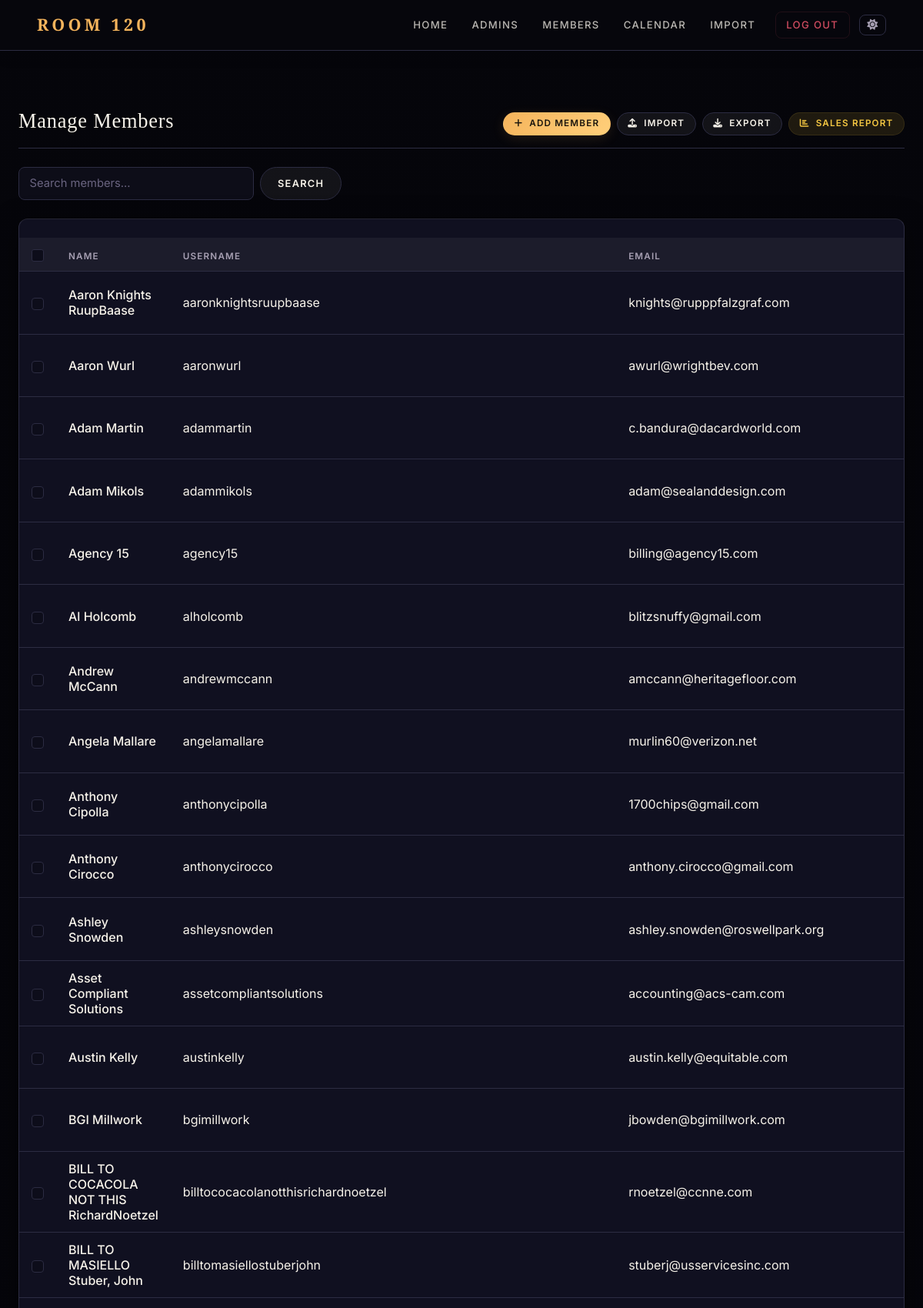
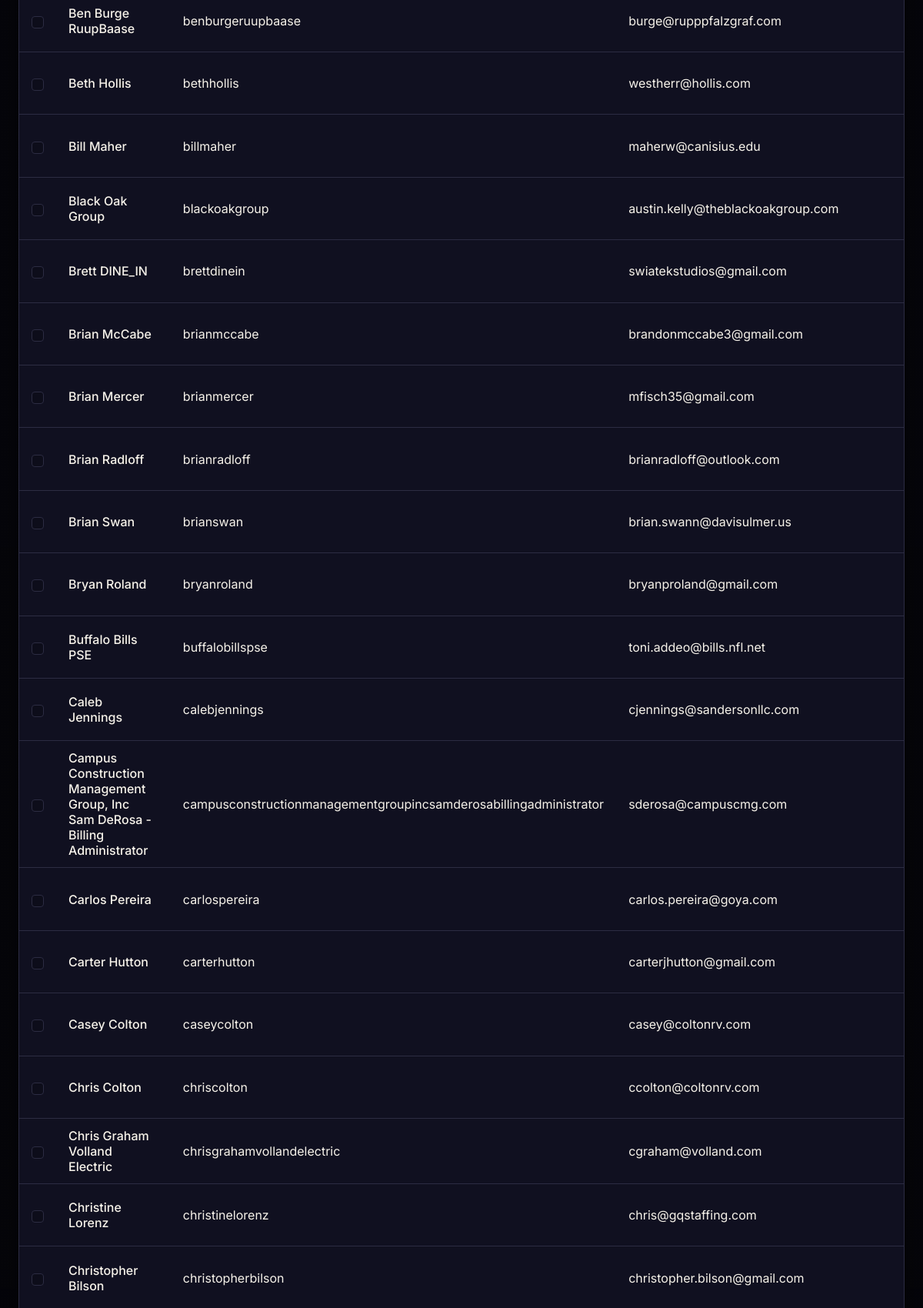
/manage-members (signed in, upper part), run on the app's committed database (2 pictures, top to bottom).
### app.py (models this page shows, shortened)
class User(db.Model):
    id = db.Column(db.Integer, primary_key=True)
    username = db.Column(db.String(100), unique=True, nullable=False)
    password = db.Column(db.String(200), nullable=False)
    role = db.Column(db.String(10), nullable=False)
    first_name = db.Column(db.String(100))
    last_name = db.Column(db.String(100))
    email = db.Column(db.String(100))
    phone = db.Column(db.String(20))
    member_number = db.Column(db.String(100))
    active = db.Column(db.Boolean, default=True)
    membership_type = db.Column(db.String(20), default='single')
    staff_role_id = db.Column(db.Integer, db.ForeignKey('staff_role.id'), nullable=True)
    staff_role    = db.relationship('StaffRole', back_populates='users', foreign_keys=[staff_role_id])
    created_at         = db.Column(db.DateTime, default=datetime.utcnow)
    favorite_drink     = db.Column(db.String(200))
    seating_preference = db.Column(db.String(200))
    allergies          = db.Column(db.String(500))
    preferences_notes  = db.Column(db.Text)
    amount_spent = db.Column(db.Float, default=0.0)
    amount_owed = db.Column(db.Float, default=0.0)
    tax_owed = db.Column(db.Float, default=0.0)
    tax_paid = db.Column(db.Float, default=0.0)
    gratuity_owed = db.Column(db.Float, default=0.0)
    gratuity_paid = db.Column(db.Float, default=0.0)
    minimum_adjustment = db.Column(db.Float, default=0.0)
    invoices = db.relationship('Invoice', back_populates='member', cascade='all, delete-orphan')
    reservations = db.relationship('Reservation', back_populates='user', cascade='all, delete-orphan')
    notes_received = db.relationship('Note', foreign_keys='Note.member_id', back_populates='member', cascade='all, delete-orphan')
    notes_written = db.relationship('Note', foreign_keys='Note.author_id', back_populates='author', cascade='all, delete-orphan')
    orders = db.relationship('Order', back_populates='user', cascade='all, delete-orphan')

### app.py (the view)
@app.route('/manage-members')
def manage_members():
    if not authorized('view_members'):
        return redirect(url_for('home'))
    search_term = request.args.get('search', '').strip()
    if search_term:
        members = User.query.filter(
            User.role == 'member',
            (User.first_name.ilike(f'%{search_term}%')) |
            (User.last_name.ilike(f'%{search_term}%')) |
            (User.username.ilike(f'%{search_term}%'))
        ).order_by(User.first_name, User.last_name).all()
    else:
        members = User.query.filter_by(role='member').order_by(User.first_name, User.last_name).all()
    return render_template('manage_members.html', members=members, search_term=search_term)

### app.py (called while the page is built)
@app.before_request
def enable_foreign_keys():
    db.session.execute(text('PRAGMA foreign_keys = ON'))

@app.context_processor
def inject_globals():
    user = None
    if session.get('user_id'):
        user = User.query.get(session.get('user_id'))
    try:
        all_types = MembershipType.query.order_by(MembershipType.sort_order, MembershipType.display_name).all()
    except Exception:
        all_types = []
    type_map = {t.name: t for t in all_types}
    active_types = [t for t in all_types if t.is_active]
    return dict(
        current_user=user,
        membership_types=active_types,
        all_membership_types=all_types,
        membership_type_map=type_map,
    )

def authorized(*perms):
    role = session.get('role')
    if role == 'admin':
        return True
    if role == 'staff':
        user_perms = set(session.get('permissions', []))
        return all(p in user_perms for p in perms)
    return False

### templates/manage_members.html (shortened to what this page needs)
﻿﻿{% extends 'base.html' %}
{% block content %}
<div class="container-fluid mt-4 px-4">
  <div class="page-header d-flex justify-content-between align-items-end flex-wrap gap-3">
    <div>
      <h2>Manage Members</h2>
    </div>
    <div class="d-flex gap-2 flex-wrap">
      <a href="{{ url_for('add_member_page') }}" class="btn btn-primary btn-sm">
        <i class="fas fa-plus me-1"></i> Add Member
      </a>
      <a href="{{ url_for('import_members') }}" class="btn btn-secondary btn-sm">
        <i class="fas fa-upload me-1"></i> Import
      </a>
      {% if authorized('export_members') %}
      <a href="{{ url_for('export_members') }}" class="btn btn-secondary btn-sm">
        <i class="fas fa-download me-1"></i> Export
      </a>
      {% endif %}
      <a href="{{ url_for('admin_sales_report') }}" class="btn btn-warning btn-sm">
        <i class="fas fa-chart-bar me-1"></i> Sales Report
      </a>
    </div>
  </div>
  <div class="mb-4">
    <form method="GET" action="{{ url_for('manage_members') }}" class="d-flex gap-2" style="max-width:420px;">
      <input type="text" class="form-control" name="search"
             placeholder="Search members..." value="{{ search_term }}">
      <button type="submit" class="btn btn-secondary" style="white-space:nowrap;">Search</button>
    </form>
  </div>
  <div class="card">
    <div class="card-body p-0">
      <form method="POST" action="{{ url_for('bulk_delete_members') }}">
        <div class="px-3 pt-3 pb-2">
        </div>
        <div class="table-responsive">
          <table class="table table-hover mb-0">
            <thead>
              <tr>
                <th style="width:40px;"><input type="checkbox" id="selectAll" class="form-check-input"></th>
                <th>Name</th>
                <th>Username</th>
                <th>Email</th>
              </tr>
            </thead>
            <tbody>
              {% for member in members %}
              <tr>
                <td><input type="checkbox" name="selected_members" value="{{ member.id }}" class="member-checkbox form-check-input"></td>
                <td class="fw-medium">{{ member.first_name }} {{ member.last_name }}</td>
                <td class="text-muted">{{ member.username }}</td>
                <td class="text-muted">{{ member.email }}</td>
              </tr>
              {% endfor %}
            </tbody>
          </table>
        </div>
      </form>
    </div>
  </div>
</div>
{% endblock %}

### data on the page
User: first_name "Aaron", last_name "Knights RuupBaase", username "aaronknightsruupbaase", email "knights@rupppfalzgraf.com"
User: first_name "Aaron", last_name "Wurl", username "aaronwurl", email "awurl@wrightbev.com"
User: first_name "Adam", last_name "Martin", username "adammartin", email "c.bandura@dacardworld.com"
User: first_name "Adam", last_name "Mikols", username "adammikols", email "adam@sealanddesign.com"
User: first_name "Agency", last_name "15", username "agency15", email "billing@agency15.com"
User: first_name "Al", last_name "Holcomb", username "alholcomb", email "blitzsnuffy@gmail.com"
User: first_name "Andrew", last_name "McCann", username "andrewmccann", email "amccann@heritagefloor.com"
User: first_name "Angela", last_name "Mallare", username "angelamallare", email "murlin60@verizon.net"
User: first_name "Anthony", last_name "Cipolla", username "anthonycipolla", email "1700chips@gmail.com"
User: first_name "Anthony", last_name "Cirocco", username "anthonycirocco", email "anthony.cirocco@gmail.com"
User: first_name "Ashley", last_name "Snowden", username "ashleysnowden", email "ashley.snowden@roswellpark.org"
User: first_name "Asset", last_name "Compliant Solutions", username "assetcompliantsolutions", email "accounting@acs-cam.com"
User: first_name "Austin", last_name "Kelly", username "austinkelly", email "austin.kelly@equitable.com"
User: first_name "BGI", last_name "Millwork", username "bgimillwork", email "jbowden@bgimillwork.com"
User: first_name "BILL", last_name "TO COCACOLA NOT THIS RichardNoetzel", username "billtococacolanotthisrichardnoetzel", email "rnoetzel@ccnne.com"
User: first_name "BILL", last_name "TO MASIELLO Stuber, John", username "billtomasiellostuberjohn", email "stuberj@usservicesinc.com"
User: first_name "Ben", last_name "Burge RuupBaase", username "benburgeruupbaase", email "burge@rupppfalzgraf.com"
User: first_name "Beth", last_name "Hollis", username "bethhollis", email "westherr@hollis.com"
User: first_name "Bill", last_name "Maher", username "billmaher", email "maherw@canisius.edu"
User: first_name "Black", last_name "Oak Group", username "blackoakgroup", email "austin.kelly@theblackoakgroup.com"
User: first_name "Brett", last_name "DINE_IN", username "brettdinein", email "swiatekstudios@gmail.com"
User: first_name "Brian", last_name "McCabe", username "brianmccabe", email "brandonmccabe3@gmail.com"
User: first_name "Brian", last_name "Mercer", username "brianmercer", email "mfisch35@gmail.com"
User: first_name "Brian", last_name "Radloff", username "brianradloff", email "brianradloff@outlook.com"
User: first_name "Brian", last_name "Swan", username "brianswan", email "brian.swann@davisulmer.us"
User: first_name "Bryan", last_name "Roland", username "bryanroland", email "bryanproland@gmail.com"
User: first_name "Buffalo", last_name "Bills PSE", username "buffalobillspse", email "toni.addeo@bills.nfl.net"
User: first_name "Caleb", last_name "Jennings", username "calebjennings", email "cjennings@sandersonllc.com"
User: first_name "Campus", last_name "Construction Management Group, Inc Sam DeRosa - Billing Administrator", username "campusconstructionmanagementgroupincsamderosabillingadministrator", email "sderosa@campuscmg.com"
User: first_name "Carlos", last_name "Pereira", username "carlospereira", email "carlos.pereira@goya.com"
User: first_name "Carter", last_name "Hutton", username "carterhutton", email "carterjhutton@gmail.com"
User: first_name "Casey", last_name "Colton", username "caseycolton", email "casey@coltonrv.com"
User: first_name "Chris", last_name "Colton", username "chriscolton", email "ccolton@coltonrv.com"
User: first_name "Chris", last_name "Graham Volland Electric", username "chrisgrahamvollandelectric", email "cgraham@volland.com"
User: first_name "Christine", last_name "Lorenz", username "christinelorenz", email "chris@gqstaffing.com"
User: first_name "Christopher", last_name "Bilson", username "christopherbilson", email "christopher.bilson@gmail.com"
